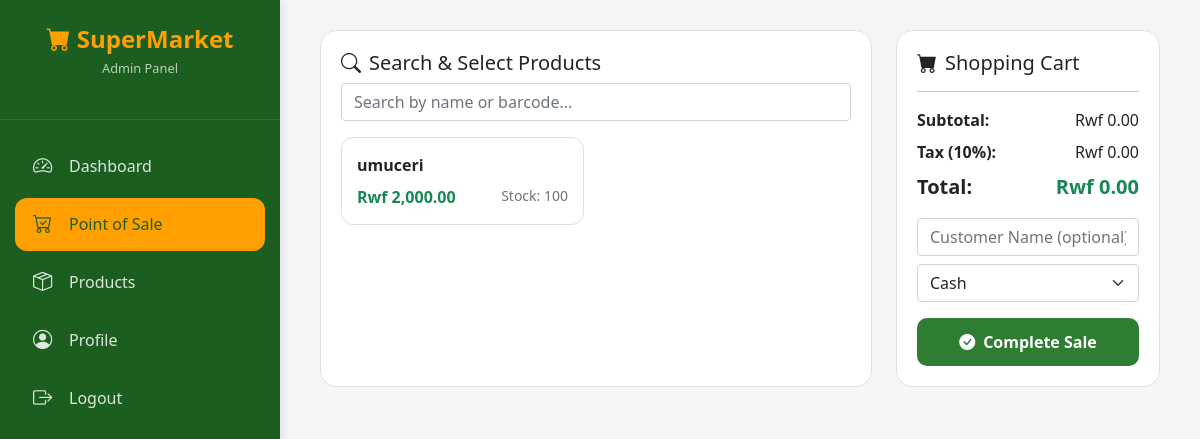
The app's page /pos.php (signed in) with its own data.
### tables this page shows
CREATE TABLE `products` (
  `id` int(11) NOT NULL,
  `barcode` varchar(50) DEFAULT NULL,
  `name` varchar(200) NOT NULL,
  `description` text DEFAULT NULL,
  `category_id` int(11) DEFAULT NULL,
  `supplier_id` int(11) DEFAULT NULL,
  `price` decimal(10,2) NOT NULL DEFAULT 0.00,
  `cost_price` decimal(10,2) DEFAULT 0.00,
  `stock_quantity` int(11) NOT NULL DEFAULT 0,
  `min_stock_level` int(11) DEFAULT 5,
  `unit` varchar(20) DEFAULT 'piece',
  `image_url` varchar(255) DEFAULT NULL,
  `status` enum('active','inactive') DEFAULT 'active',
  `created_at` timestamp NOT NULL DEFAULT current_timestamp(),
  `updated_at` timestamp NULL DEFAULT NULL ON UPDATE current_timestamp()
);

### pos.php (the view, shortened to what this page needs)
<?php
require_once 'config.php';
$products = $pdo->query("SELECT id, name, barcode, price, stock_quantity FROM products WHERE status='active' AND stock_quantity > 0 ORDER BY name")->fetchAll();
?>
<!DOCTYPE html>
<html lang="en">
<head>
    <link href="https://cdn.jsdelivr.net/npm/bootstrap@5.1.3/dist/css/bootstrap.min.css" rel="stylesheet">
    <link rel="stylesheet" href="https://cdn.jsdelivr.net/npm/bootstrap-icons@1.8.1/font/bootstrap-icons.css">
</head>
<body>
    <div class="app-wrapper">
        <div class="sidebar">
            <div class="sidebar-brand">
                <h3><i class="bi bi-cart-fill"></i> SuperMarket</h3>
                <p><?php echo ucfirst($_SESSION['user_role']); ?> Panel</p>
            </div>
            <ul class="nav-menu">
                <li class="nav-item"><a href="dashboard.php" class="nav-link"><i class="bi bi-speedometer2"></i><span>Dashboard</span></a></li>
                <li class="nav-item"><a href="pos.php" class="nav-link active"><i class="bi bi-cart-check"></i><span>Point of Sale</span></a></li>
                <li class="nav-item"><a href="products.php" class="nav-link"><i class="bi bi-box-seam"></i><span>Products</span></a></li>
                <li class="nav-item"><a href="profile.php" class="nav-link"><i class="bi bi-person-circle"></i><span>Profile</span></a></li>
                <li class="nav-item"><a href="logout.php" class="nav-link"><i class="bi bi-box-arrow-right"></i><span>Logout</span></a></li>
            </ul>
        </div>
        <div class="main-content">
            <div class="row">
                <div class="col-md-8">
                    <div class="cart-card">
                        <h5><i class="bi bi-search me-2"></i>Search & Select Products</h5>
                        <input type="text" id="searchProduct" class="form-control mb-3" placeholder="Search by name or barcode...">
                        <div id="productList" class="row">
                            <?php foreach ($products as $p): ?>
                                <div class="col-md-6">
                                    <div class="product-card" onclick="addToCart(<?php echo $p['id']; ?>, '<?php echo addslashes($p['name']); ?>', <?php echo $p['price']; ?>, <?php echo $p['stock_quantity']; ?>)">
                                        <strong><?php echo htmlspecialchars($p['name']); ?></strong>
                                        <div class="d-flex justify-content-between mt-2">
                                            <span class="text-success fw-bold">Rwf <?php echo number_format($p['price'], 2); ?></span>
                                            <small class="text-muted">Stock: <?php echo $p['stock_quantity']; ?></small>
                                        </div>
                                    </div>
                                </div>
                            <?php endforeach; ?>
                        </div>
                    </div>
                </div>
                <div class="col-md-4">
                    <div class="cart-card">
                        <h5><i class="bi bi-cart-fill me-2"></i>Shopping Cart</h5>
                        <hr>
                        <div class="d-flex justify-content-between mb-2"><strong>Subtotal:</strong> <span id="subtotal">Rwf 0.00</span></div>
                        <div class="d-flex justify-content-between mb-2"><strong>Tax (10%):</strong> <span id="tax">Rwf 0.00</span></div>
                        <div class="d-flex justify-content-between mb-3"><strong class="fs-5">Total:</strong> <strong class="fs-5 text-success" id="total">Rwf 0.00</strong></div>
                        <input type="text" id="customerName" class="form-control mb-2" placeholder="Customer Name (optional)">
                        <select id="paymentMethod" class="form-select mb-3">
                            <option value="cash">Cash</option>
                        </select>
                        <button class="btn-checkout" onclick="checkout()"><i class="bi bi-check-circle-fill me-2"></i>Complete Sale</button>
                    </div>
                </div>
            </div>
        </div>
    </div>
</body>
</html>

### pos.php (style rules this page uses)
* { margin: 0; padding: 0; box-sizing: border-box; }
body { background: #F5F5F5; font-family: 'Segoe UI', 'Roboto', sans-serif; }
.app-wrapper { display: flex; min-height: 100vh; }
.sidebar { width: 280px; background: #1B5E20; position: fixed; height: 100vh; left: 0; top: 0; overflow-y: auto; transition: all 0.3s; box-shadow: 2px 0 10px rgba(0, 0, 0, 0.1); }
.sidebar-brand { padding: 25px 20px; text-align: center; border-bottom: 1px solid rgba(255, 255, 255, 0.1); margin-bottom: 20px; }
.sidebar-brand h3 { color: #FFA000; font-weight: 700; margin: 0; font-size: 1.5rem; }
.sidebar-brand p { color: rgba(255, 255, 255, 0.7); font-size: 0.8rem; margin-top: 5px; }
.nav-menu { list-style: none; padding: 0; margin: 0; }
.nav-item { margin: 5px 15px; }
.nav-link { display: flex; align-items: center; padding: 12px 18px; color: rgba(255, 255, 255, 0.85); text-decoration: none; border-radius: 12px; transition: all 0.3s; font-weight: 500; gap: 12px; }
.nav-link i { font-size: 1.2rem; width: 24px; }
.nav-link.active { background: #FFA000; color: #1B5E20; }
.main-content { flex: 1; margin-left: 280px; padding: 30px 40px; }
.cart-card { background: white; border-radius: 16px; padding: 20px; border: 1px solid #e0e0e0; height: 100%; }
.product-card { background: white; border-radius: 12px; padding: 15px; transition: all 0.3s; cursor: pointer; border: 1px solid #e0e0e0; margin-bottom: 15px; }
.btn-checkout { background: #2E7D32; color: white; border: none; padding: 12px; border-radius: 10px; font-weight: 600; width: 100%; }

### records on screen
products: name "umuceri", price "2,000.00", stock_quantity "100"

### other values on screen
$_SESSION['user_role'] "Admin"
